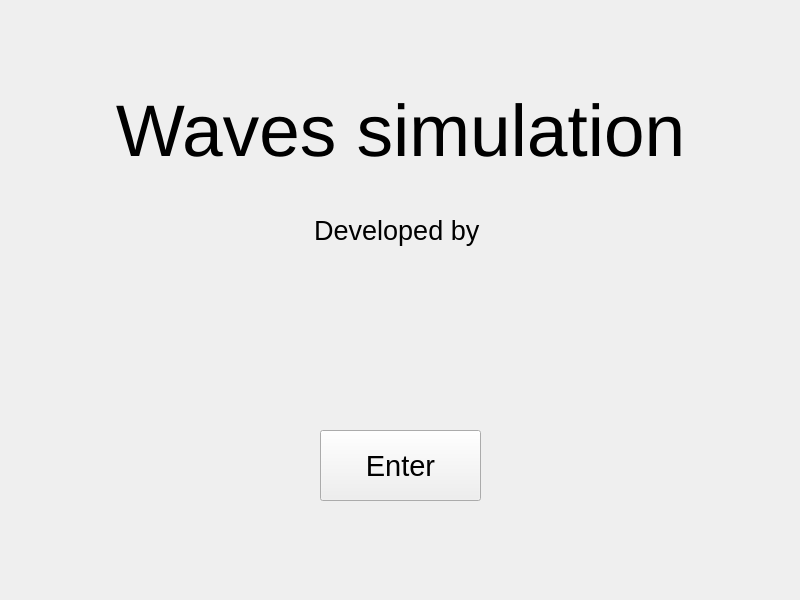
<?xml version="1.0" encoding="UTF-8"?>
<ui version="4.0">
 <class>Greeting</class>
 <widget class="QWidget" name="Greeting">
  <property name="geometry">
   <rect>
    <x>0</x>
    <y>0</y>
    <width>800</width>
    <height>600</height>
   </rect>
  </property>
  <property name="windowTitle">
   <string>Waves simulation</string>
  </property>
  <widget class="QLabel" name="tittle">
   <property name="geometry">
    <rect>
     <x>20</x>
     <y>10</y>
     <width>761</width>
     <height>241</height>
    </rect>
   </property>
   <property name="font">
    <font>
     <pointsize>55</pointsize>
    </font>
   </property>
   <property name="text">
    <string>Waves simulation</string>
   </property>
   <property name="alignment">
    <set>Qt::AlignmentFlag::AlignCenter</set>
   </property>
  </widget>
  <widget class="QLabel" name="subtittle">
   <property name="geometry">
    <rect>
     <x>20</x>
     <y>180</y>
     <width>761</width>
     <height>101</height>
    </rect>
   </property>
   <property name="font">
    <font>
     <pointsize>20</pointsize>
    </font>
   </property>
   <property name="text">
    <string>Developed by </string>
   </property>
   <property name="alignment">
    <set>Qt::AlignmentFlag::AlignCenter</set>
   </property>
  </widget>
  <widget class="QPushButton" name="enterBtn">
   <property name="geometry">
    <rect>
     <x>320</x>
     <y>430</y>
     <width>161</width>
     <height>71</height>
    </rect>
   </property>
   <property name="font">
    <font>
     <pointsize>22</pointsize>
    </font>
   </property>
   <property name="text">
    <string>Enter</string>
   </property>
  </widget>
 </widget>
 <resources/>
 <connections/>
</ui>
